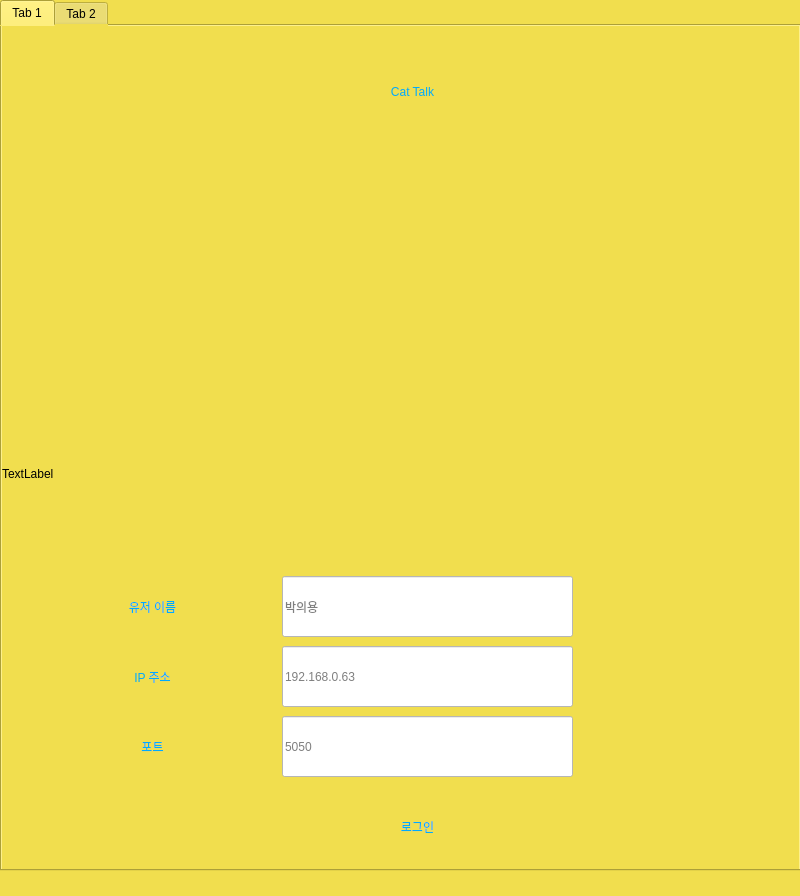
<?xml version="1.0" encoding="UTF-8"?>
<ui version="4.0">
 <class>MainWindow</class>
 <widget class="QMainWindow" name="MainWindow">
  <property name="geometry">
   <rect>
    <x>0</x>
    <y>0</y>
    <width>800</width>
    <height>896</height>
   </rect>
  </property>
  <property name="windowTitle">
   <string>MainWindow</string>
  </property>
  <property name="styleSheet">
   <string notr="true">background-color: rgb(241, 222, 78);</string>
  </property>
  <widget class="QWidget" name="centralwidget">
   <widget class="QTabWidget" name="tabWidget">
    <property name="geometry">
     <rect>
      <x>0</x>
      <y>0</y>
      <width>801</width>
      <height>871</height>
     </rect>
    </property>
    <property name="currentIndex">
     <number>0</number>
    </property>
    <widget class="QWidget" name="tab">
     <attribute name="title">
      <string>Tab 1</string>
     </attribute>
     <widget class="QLabel" name="label_4">
      <property name="geometry">
       <rect>
        <x>210</x>
        <y>10</y>
        <width>401</width>
        <height>111</height>
       </rect>
      </property>
      <property name="styleSheet">
       <string notr="true">border-radius: 20px;
font: 35pt &quot;Cambria&quot;;
color: rgb(0, 170, 255)</string>
      </property>
      <property name="text">
       <string>Cat Talk</string>
      </property>
      <property name="alignment">
       <set>Qt::AlignCenter</set>
      </property>
     </widget>
     <widget class="QLineEdit" name="user_port">
      <property name="geometry">
       <rect>
        <x>280</x>
        <y>690</y>
        <width>291</width>
        <height>61</height>
       </rect>
      </property>
      <property name="styleSheet">
       <string notr="true">background-color:rgb(255, 255, 255);
font: 15pt &quot;Cambria&quot;;</string>
      </property>
      <property name="text">
       <string/>
      </property>
      <property name="placeholderText">
       <string>5050</string>
      </property>
     </widget>
     <widget class="QLineEdit" name="user_name">
      <property name="geometry">
       <rect>
        <x>280</x>
        <y>550</y>
        <width>291</width>
        <height>61</height>
       </rect>
      </property>
      <property name="styleSheet">
       <string notr="true">background-color:rgb(255, 255, 255);
font: 15pt &quot;Cambria&quot;;</string>
      </property>
      <property name="text">
       <string/>
      </property>
      <property name="placeholderText">
       <string>박의용</string>
      </property>
     </widget>
     <widget class="QLabel" name="label_6">
      <property name="geometry">
       <rect>
        <x>40</x>
        <y>620</y>
        <width>221</width>
        <height>61</height>
       </rect>
      </property>
      <property name="styleSheet">
       <string notr="true">
font: 25pt &quot;Cambria&quot;;
color: rgb(0, 170, 255)</string>
      </property>
      <property name="text">
       <string>IP 주소</string>
      </property>
      <property name="alignment">
       <set>Qt::AlignCenter</set>
      </property>
     </widget>
     <widget class="QLineEdit" name="user_ip">
      <property name="geometry">
       <rect>
        <x>280</x>
        <y>620</y>
        <width>291</width>
        <height>61</height>
       </rect>
      </property>
      <property name="styleSheet">
       <string notr="true">background-color:rgb(255, 255, 255);
font: 15pt &quot;Cambria&quot;;</string>
      </property>
      <property name="text">
       <string/>
      </property>
      <property name="placeholderText">
       <string>192.168.0.63</string>
      </property>
     </widget>
     <widget class="QPushButton" name="entrance_btn">
      <property name="geometry">
       <rect>
        <x>270</x>
        <y>770</y>
        <width>291</width>
        <height>61</height>
       </rect>
      </property>
      <property name="styleSheet">
       <string notr="true">QPushButton{
border-radius: 20px;
font: 20pt &quot;Cambria&quot;;
color: rgb(0, 170, 255)
}</string>
      </property>
      <property name="text">
       <string>로그인</string>
      </property>
     </widget>
     <widget class="QLabel" name="label_5">
      <property name="geometry">
       <rect>
        <x>40</x>
        <y>550</y>
        <width>221</width>
        <height>61</height>
       </rect>
      </property>
      <property name="styleSheet">
       <string notr="true">
font: 25pt &quot;Cambria&quot;;
color: rgb(0, 170, 255)</string>
      </property>
      <property name="text">
       <string>유저 이름</string>
      </property>
      <property name="alignment">
       <set>Qt::AlignCenter</set>
      </property>
     </widget>
     <widget class="QLabel" name="label_7">
      <property name="geometry">
       <rect>
        <x>40</x>
        <y>690</y>
        <width>221</width>
        <height>61</height>
       </rect>
      </property>
      <property name="styleSheet">
       <string notr="true">
font: 25pt &quot;Cambria&quot;;
color: rgb(0, 170, 255)</string>
      </property>
      <property name="text">
       <string>포트</string>
      </property>
      <property name="alignment">
       <set>Qt::AlignCenter</set>
      </property>
     </widget>
     <widget class="QLabel" name="label">
      <property name="geometry">
       <rect>
        <x>0</x>
        <y>0</y>
        <width>800</width>
        <height>896</height>
       </rect>
      </property>
      <property name="text">
       <string>TextLabel</string>
      </property>
     </widget>
     <zorder>label</zorder>
     <zorder>label_4</zorder>
     <zorder>user_port</zorder>
     <zorder>user_name</zorder>
     <zorder>label_6</zorder>
     <zorder>user_ip</zorder>
     <zorder>entrance_btn</zorder>
     <zorder>label_5</zorder>
     <zorder>label_7</zorder>
    </widget>
    <widget class="QWidget" name="tab_2">
     <attribute name="title">
      <string>Tab 2</string>
     </attribute>
    </widget>
   </widget>
  </widget>
  <widget class="QMenuBar" name="menubar">
   <property name="geometry">
    <rect>
     <x>0</x>
     <y>0</y>
     <width>800</width>
     <height>21</height>
    </rect>
   </property>
  </widget>
  <widget class="QStatusBar" name="statusbar"/>
 </widget>
 <resources/>
 <connections/>
</ui>
